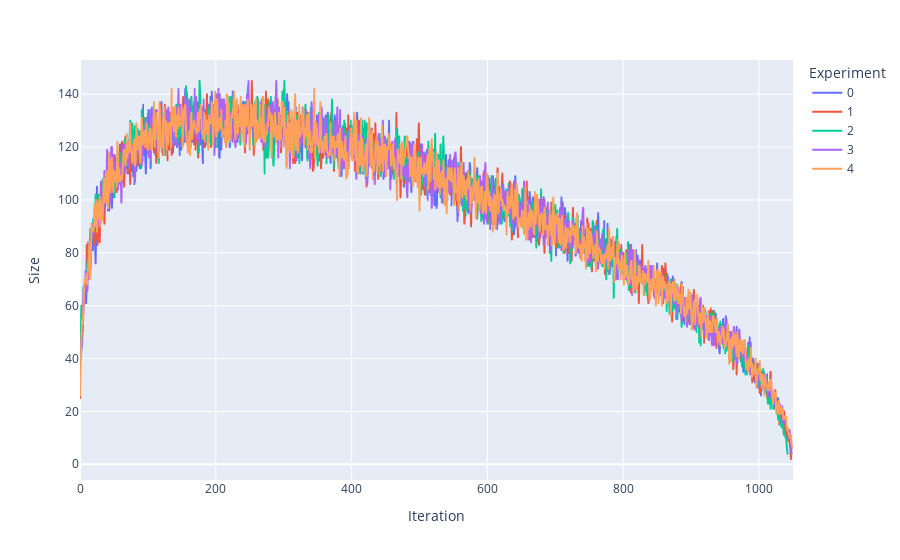

The code cell stored with this chart in its notebook:
### Code cell
df = pd.DataFrame(hull_list)
df = df.transpose()
df = pd.melt(df, ignore_index=False, var_name="Experiment", value_name="Size")
df['Iteration'] = df.index
df.reset_index(inplace=True)
df.dropna(inplace=True)
df.head()
chart = px.line(df, x='Iteration', y='Size', color='Experiment')
chart.show()

### Figure 1 — Plotly figure (JSON) as saved in the notebook; plotly's stock layout.template omitted (floating-point values rounded to 4 significant figures; data arrays with more than 128 entries replaced by an {"elided": "..."} marker saying what was removed)
{"data": [{"hovertemplate": "Experiment=0<br>Iteration=%{x}<br>Size=%{y}<extra></extra>", "legendgroup": "0", "line": {"color": "#636efa", "dash": "solid"}, "marker": {"symbol": "circle"}, "mode": "lines", "name": "0", "showlegend": true, "type": "scattergl", "x": {"elided": "1048 int values"}, "xaxis": "x", "y": {"elided": "1048 int values"}, "yaxis": "y"}, {"hovertemplate": "Experiment=1<br>Iteration=%{x}<br>Size=%{y}<extra></extra>", "legendgroup": "1", "line": {"color": "#EF553B", "dash": "solid"}, "marker": {"symbol": "circle"}, "mode": "lines", "name": "1", "showlegend": true, "type": "scattergl", "x": {"elided": "1048 int values"}, "xaxis": "x", "y": {"elided": "1048 int values"}, "yaxis": "y"}, {"hovertemplate": "Experiment=2<br>Iteration=%{x}<br>Size=%{y}<extra></extra>", "legendgroup": "2", "line": {"color": "#00cc96", "dash": "solid"}, "marker": {"symbol": "circle"}, "mode": "lines", "name": "2", "showlegend": true, "type": "scattergl", "x": {"elided": "1043 int values"}, "xaxis": "x", "y": {"elided": "1043 int values"}, "yaxis": "y"}, {"hovertemplate": "Experiment=3<br>Iteration=%{x}<br>Size=%{y}<extra></extra>", "legendgroup": "3", "line": {"color": "#ab63fa", "dash": "solid"}, "marker": {"symbol": "circle"}, "mode": "lines", "name": "3", "showlegend": true, "type": "scattergl", "x": {"elided": "1049 int values"}, "xaxis": "x", "y": {"elided": "1049 int values"}, "yaxis": "y"}, {"hovertemplate": "Experiment=4<br>Iteration=%{x}<br>Size=%{y}<extra></extra>", "legendgroup": "4", "line": {"color": "#FFA15A", "dash": "solid"}, "marker": {"symbol": "circle"}, "mode": "lines", "name": "4", "showlegend": true, "type": "scattergl", "x": {"elided": "1051 int values"}, "xaxis": "x", "y": {"elided": "1051 int values"}, "yaxis": "y"}], "layout": {"legend": {"title": {"text": "Experiment"}, "tracegroupgap": 0}, "margin": {"t": 60}, "xaxis": {"anchor": "y", "domain": [0, 1], "title": {"text": "Iteration"}}, "yaxis": {"anchor": "x", "domain": [0, 1], "title": {"text": "Size"}}}}
